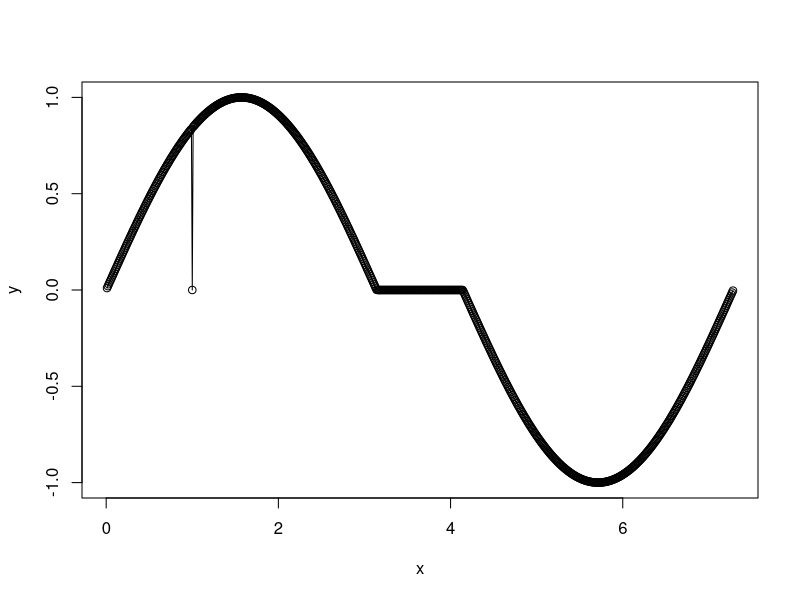
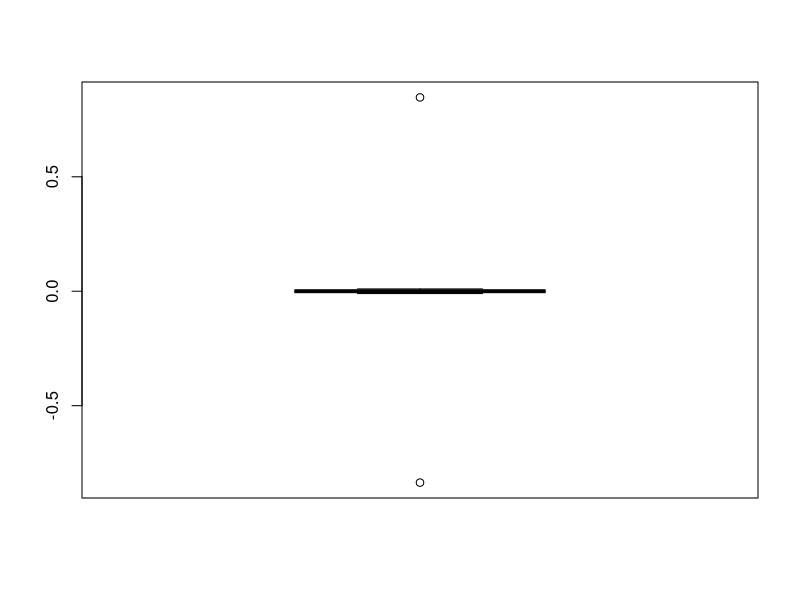

Write the R code that produced these figures, in order.
x<-1:round(2*pi*100+100)/100
y<-rep(0,round(2*pi*100)+100)
y[1:314]<-sin(x[1:314])
y[415:728]<-sin(x[315:628])
y[100]<-0
plot(x,y,type='o')
difference_y<-y[2:length(y)]-y[1:(length(y)-1)]
boxplot(difference_y)
